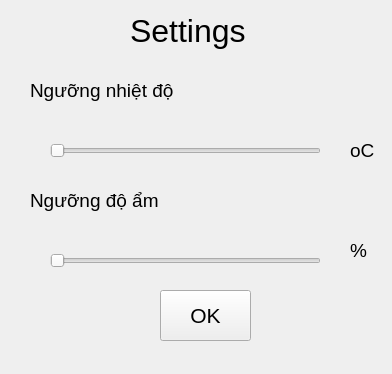
<?xml version="1.0" encoding="UTF-8"?>
<ui version="4.0">
 <class>Form</class>
 <widget class="QWidget" name="Form">
  <property name="geometry">
   <rect>
    <x>0</x>
    <y>0</y>
    <width>392</width>
    <height>374</height>
   </rect>
  </property>
  <property name="windowTitle">
   <string>Form</string>
  </property>
  <widget class="QLabel" name="label">
   <property name="geometry">
    <rect>
     <x>130</x>
     <y>10</y>
     <width>151</width>
     <height>41</height>
    </rect>
   </property>
   <property name="font">
    <font>
     <pointsize>24</pointsize>
    </font>
   </property>
   <property name="text">
    <string>Settings</string>
   </property>
  </widget>
  <widget class="QLabel" name="label_2">
   <property name="geometry">
    <rect>
     <x>30</x>
     <y>70</y>
     <width>181</width>
     <height>41</height>
    </rect>
   </property>
   <property name="font">
    <font>
     <pointsize>14</pointsize>
    </font>
   </property>
   <property name="text">
    <string>Ngưỡng nhiệt độ</string>
   </property>
  </widget>
  <widget class="QLabel" name="label_3">
   <property name="geometry">
    <rect>
     <x>30</x>
     <y>180</y>
     <width>181</width>
     <height>41</height>
    </rect>
   </property>
   <property name="font">
    <font>
     <pointsize>14</pointsize>
    </font>
   </property>
   <property name="text">
    <string>Ngưỡng độ ẩm</string>
   </property>
  </widget>
  <widget class="QSlider" name="horizontalSlider_NhietDo">
   <property name="geometry">
    <rect>
     <x>50</x>
     <y>130</y>
     <width>271</width>
     <height>41</height>
    </rect>
   </property>
   <property name="maximum">
    <number>50</number>
   </property>
   <property name="singleStep">
    <number>0</number>
   </property>
   <property name="orientation">
    <enum>Qt::Horizontal</enum>
   </property>
  </widget>
  <widget class="QSlider" name="horizontalSlider_DoAm">
   <property name="geometry">
    <rect>
     <x>50</x>
     <y>240</y>
     <width>271</width>
     <height>41</height>
    </rect>
   </property>
   <property name="maximum">
    <number>100</number>
   </property>
   <property name="singleStep">
    <number>0</number>
   </property>
   <property name="orientation">
    <enum>Qt::Horizontal</enum>
   </property>
  </widget>
  <widget class="QLabel" name="label_4">
   <property name="geometry">
    <rect>
     <x>350</x>
     <y>130</y>
     <width>31</width>
     <height>41</height>
    </rect>
   </property>
   <property name="font">
    <font>
     <pointsize>14</pointsize>
    </font>
   </property>
   <property name="text">
    <string>oC</string>
   </property>
  </widget>
  <widget class="QLabel" name="label_5">
   <property name="geometry">
    <rect>
     <x>350</x>
     <y>230</y>
     <width>31</width>
     <height>41</height>
    </rect>
   </property>
   <property name="font">
    <font>
     <pointsize>14</pointsize>
    </font>
   </property>
   <property name="text">
    <string>%</string>
   </property>
  </widget>
  <widget class="QPushButton" name="pushButton_OK">
   <property name="geometry">
    <rect>
     <x>160</x>
     <y>290</y>
     <width>91</width>
     <height>51</height>
    </rect>
   </property>
   <property name="font">
    <font>
     <pointsize>16</pointsize>
    </font>
   </property>
   <property name="text">
    <string>OK</string>
   </property>
  </widget>
 </widget>
 <resources/>
 <connections/>
</ui>
